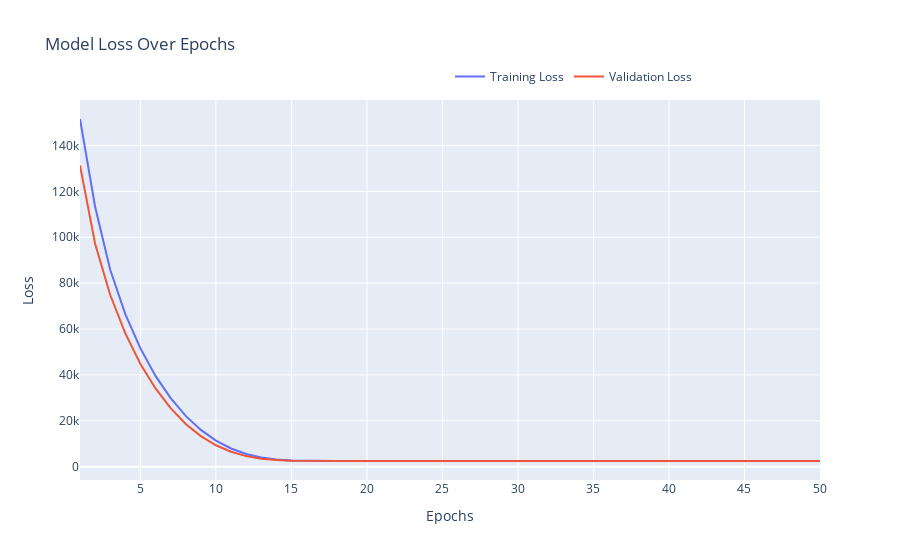

This figure's notebook cell:
### Code cell
import pandas as pd
import numpy as np
import plotly.graph_objects as go
from sklearn.preprocessing import LabelEncoder, StandardScaler
from tensorflow.keras.models import Sequential
from tensorflow.keras.layers import GRU, Dense

# Load the CSV file
data = pd.read_csv('climate_change_data.csv')  

# Drop the Date column
data = data.drop(columns=['Date'])

# Preprocessing: Encode the categorical data (Location and Country) and scale numerical features
location_encoder = LabelEncoder()
country_encoder = LabelEncoder()

data['Location'] = location_encoder.fit_transform(data['Location'])
data['Country'] = country_encoder.fit_transform(data['Country'])

# Inputs: Temperature, Location, Country
X = data[['Temperature', 'Location', 'Country']].values
y = data['CO2 Emissions'].values

# Standardize the input features
scaler = StandardScaler()
X_scaled = scaler.fit_transform(X)

# Reshape input data to fit GRU model (samples, timesteps, features)
X_scaled = np.reshape(X_scaled, (X_scaled.shape[0], 1, X_scaled.shape[1]))

# Build the GRU model
model = Sequential()
model.add(GRU(64, input_shape=(1, X_scaled.shape[2]), return_sequences=False))
model.add(Dense(1))  # Output layer for CO2 Emissions

# Compile the model
model.compile(optimizer='adam', loss='mean_squared_error')

# Train the model
history = model.fit(X_scaled, y, epochs=50, batch_size=16, validation_split=0.2)

# Plotting the training and validation loss using Plotly
fig = go.Figure()

# Add Training Loss trace
fig.add_trace(go.Scatter(x=list(range(1, len(history.history['loss']) + 1)),
                         y=history.history['loss'],
                         mode='lines',
                         name='Training Loss'))

# Add Validation Loss trace
fig.add_trace(go.Scatter(x=list(range(1, len(history.history['val_loss']) + 1)),
                         y=history.history['val_loss'],
                         mode='lines',
                         name='Validation Loss'))

# Update the layout
fig.update_layout(title='Model Loss Over Epochs',
                  xaxis_title='Epochs',
                  yaxis_title='Loss',
                  legend=dict(x=0.5, y=1.1, orientation="h"))

# Display the figure
fig.show()

### Figure 1 — Plotly figure (JSON) as saved in the notebook; plotly's stock layout.template omitted (floating-point values rounded to 4 significant figures)
{"data": [{"mode": "lines", "name": "Training Loss", "type": "scatter", "x": [1, 2, 3, 4, 5, 6, 7, 8, 9, 10, 11, 12, 13, 14, 15, 16, 17, 18, 19, 20, 21, 22, 23, 24, 25, 26, 27, 28, 29, 30, 31, 32, 33, 34, 35, 36, 37, 38, 39, 40, 41, 42, 43, 44, 45, 46, 47, 48, 49, 50], "y": [151600.0, 113300.0, 85850.0, 66510.0, 51540.0, 39560.0, 29890.0, 22140.0, 16030.0, 11360.0, 7930.0, 5553.0, 4029.0, 3153.0, 2716.0, 2537.0, 2481.0, 2469.0, 2467.0, 2468.0, 2467.0, 2468.0, 2468.0, 2468.0, 2468.0, 2468.0, 2468.0, 2467.0, 2468.0, 2467.0, 2467.0, 2467.0, 2467.0, 2467.0, 2467.0, 2467.0, 2467.0, 2467.0, 2467.0, 2467.0, 2467.0, 2467.0, 2467.0, 2466.0, 2467.0, 2467.0, 2467.0, 2467.0, 2466.0, 2466.0]}, {"mode": "lines", "name": "Validation Loss", "type": "scatter", "x": [1, 2, 3, 4, 5, 6, 7, 8, 9, 10, 11, 12, 13, 14, 15, 16, 17, 18, 19, 20, 21, 22, 23, 24, 25, 26, 27, 28, 29, 30, 31, 32, 33, 34, 35, 36, 37, 38, 39, 40, 41, 42, 43, 44, 45, 46, 47, 48, 49, 50], "y": [131300.0, 97160.0, 74830.0, 58070.0, 44790.0, 34090.0, 25480.0, 18630.0, 13310.0, 9328.0, 6488.0, 4599.0, 3459.0, 2857.0, 2591.0, 2500.0, 2481.0, 2479.0, 2479.0, 2479.0, 2480.0, 2479.0, 2479.0, 2479.0, 2480.0, 2480.0, 2480.0, 2480.0, 2481.0, 2480.0, 2481.0, 2480.0, 2480.0, 2481.0, 2482.0, 2481.0, 2482.0, 2482.0, 2482.0, 2482.0, 2483.0, 2483.0, 2483.0, 2485.0, 2483.0, 2484.0, 2483.0, 2483.0, 2483.0, 2483.0]}], "layout": {"legend": {"orientation": "h", "x": 0.5, "y": 1.1}, "title": {"text": "Model Loss Over Epochs"}, "xaxis": {"title": {"text": "Epochs"}}, "yaxis": {"title": {"text": "Loss"}}}}
